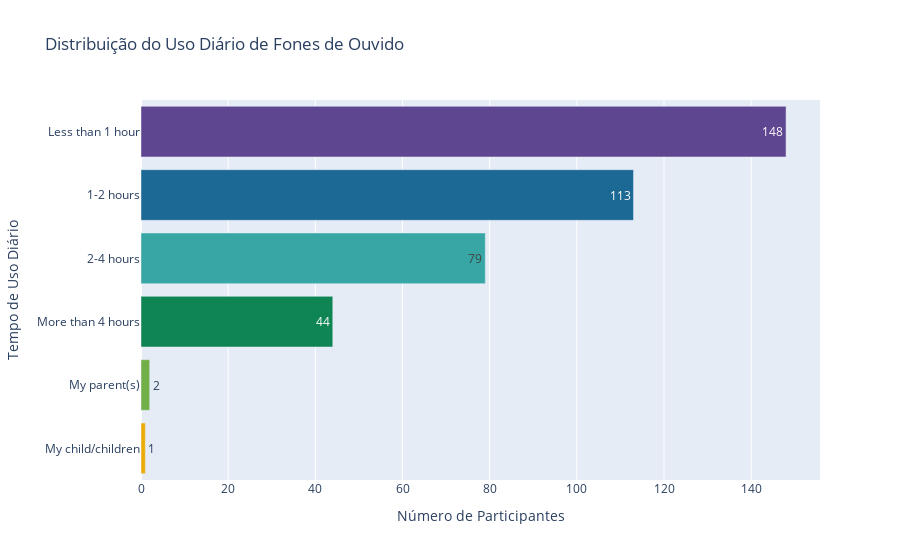

The code cell stored with this chart in its notebook:
### Code cell
# Contar os valores da coluna 'Daily_Headphone_Use'
headphone_counts = df['Daily_Headphone_Use'].value_counts().reset_index()
headphone_counts.columns = ['Tempo de Uso', 'Número de Participantes']

# Criar o gráfico de barras horizontais
fig = px.bar(
    headphone_counts,
    x='Número de Participantes',
    y='Tempo de Uso',
    orientation='h', # <<< DEFINE A ORIENTAÇÃO COMO HORIZONTAL
    title='Distribuição do Uso Diário de Fones de Ouvido',
    text_auto=True,
    labels={'Tempo de Uso': 'Tempo de Uso Diário', 'Número de Participantes': 'Número de Participantes'},
    color='Tempo de Uso', # Colore cada barra com uma cor diferente
    color_discrete_sequence=px.colors.qualitative.Prism # Usando uma paleta de cores diferente
)

# Ordenar as barras do maior para o menor e remover a legenda
fig.update_yaxes(categoryorder='total ascending')
fig.update_layout(showlegend=False)

### Figure 1 — Plotly figure (JSON) as saved in the notebook; plotly's stock layout.template omitted (floating-point values rounded to 4 significant figures)
{"data": [{"alignmentgroup": "True", "hovertemplate": "Tempo de Uso Diário=%{y}<br>Número de Participantes=%{x}<extra></extra>", "legendgroup": "Less than 1 hour", "marker": {"color": "rgb(95, 70, 144)", "pattern": {"shape": ""}}, "name": "Less than 1 hour", "offsetgroup": "Less than 1 hour", "orientation": "h", "showlegend": true, "textposition": "auto", "texttemplate": "%{x}", "type": "bar", "x": [148], "xaxis": "x", "y": ["Less than 1 hour"], "yaxis": "y"}, {"alignmentgroup": "True", "hovertemplate": "Tempo de Uso Diário=%{y}<br>Número de Participantes=%{x}<extra></extra>", "legendgroup": "1-2 hours", "marker": {"color": "rgb(29, 105, 150)", "pattern": {"shape": ""}}, "name": "1-2 hours", "offsetgroup": "1-2 hours", "orientation": "h", "showlegend": true, "textposition": "auto", "texttemplate": "%{x}", "type": "bar", "x": [113], "xaxis": "x", "y": ["1-2 hours"], "yaxis": "y"}, {"alignmentgroup": "True", "hovertemplate": "Tempo de Uso Diário=%{y}<br>Número de Participantes=%{x}<extra></extra>", "legendgroup": "2-4 hours", "marker": {"color": "rgb(56, 166, 165)", "pattern": {"shape": ""}}, "name": "2-4 hours", "offsetgroup": "2-4 hours", "orientation": "h", "showlegend": true, "textposition": "auto", "texttemplate": "%{x}", "type": "bar", "x": [79], "xaxis": "x", "y": ["2-4 hours"], "yaxis": "y"}, {"alignmentgroup": "True", "hovertemplate": "Tempo de Uso Diário=%{y}<br>Número de Participantes=%{x}<extra></extra>", "legendgroup": "More than 4 hours", "marker": {"color": "rgb(15, 133, 84)", "pattern": {"shape": ""}}, "name": "More than 4 hours", "offsetgroup": "More than 4 hours", "orientation": "h", "showlegend": true, "textposition": "auto", "texttemplate": "%{x}", "type": "bar", "x": [44], "xaxis": "x", "y": ["More than 4 hours"], "yaxis": "y"}, {"alignmentgroup": "True", "hovertemplate": "Tempo de Uso Diário=%{y}<br>Número de Participantes=%{x}<extra></extra>", "legendgroup": "My parent(s)", "marker": {"color": "rgb(115, 175, 72)", "pattern": {"shape": ""}}, "name": "My parent(s)", "offsetgroup": "My parent(s)", "orientation": "h", "showlegend": true, "textposition": "auto", "texttemplate": "%{x}", "type": "bar", "x": [2], "xaxis": "x", "y": ["My parent(s)"], "yaxis": "y"}, {"alignmentgroup": "True", "hovertemplate": "Tempo de Uso Diário=%{y}<br>Número de Participantes=%{x}<extra></extra>", "legendgroup": "My child/children", "marker": {"color": "rgb(237, 173, 8)", "pattern": {"shape": ""}}, "name": "My child/children", "offsetgroup": "My child/children", "orientation": "h", "showlegend": true, "textposition": "auto", "texttemplate": "%{x}", "type": "bar", "x": [1], "xaxis": "x", "y": ["My child/children"], "yaxis": "y"}], "layout": {"barmode": "relative", "legend": {"title": {"text": "Tempo de Uso Diário"}, "tracegroupgap": 0}, "showlegend": false, "title": {"text": "Distribuição do Uso Diário de Fones de Ouvido"}, "xaxis": {"anchor": "y", "domain": [0, 1], "title": {"text": "Número de Participantes"}}, "yaxis": {"anchor": "x", "categoryarray": ["My child/children", "My parent(s)", "More than 4 hours", "2-4 hours", "1-2 hours", "Less than 1 hour"], "categoryorder": "total ascending", "domain": [0, 1], "title": {"text": "Tempo de Uso Diário"}}}}
